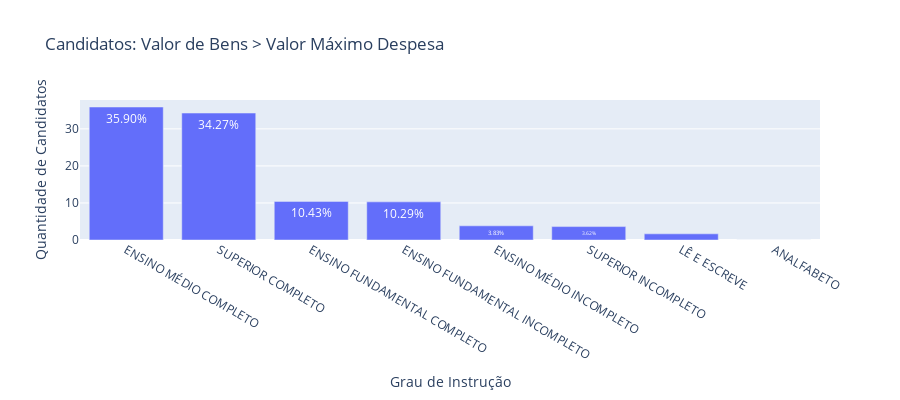

Notebook cell for this chart:
### Markdown cell above
#### Grau de Instrução

### Code cell
data = dados_agg[dados_agg['VR_DESPESA_MAX_CAMPANHA']<dados_agg['TOTAL_BENS']]['DS_GRAU_INSTRUCAO'].value_counts(normalize=True).reset_index()

data['proportion'] = data['proportion']*100

fig = px.bar(
    data, 
    x='DS_GRAU_INSTRUCAO',  # Eixo X
    y='proportion',  # Eixo Y
    title='Candidatos: Valor de Bens > Valor Máximo Despesa'  # Título do gráfico
)

# Atualizar os títulos dos eixos
fig.update_layout(
    xaxis_title="Grau de Instrução",  # Título do eixo X
    yaxis_title="Quantidade de Candidatos",  # Título do eixo Y
    width=900, 
    height=400
)

# Mostrar os valores nas barras
fig.update_traces(texttemplate='%{y:.2f}%', textposition='inside')

fig.show()

### Figure 1 — Plotly figure (JSON) as saved in the notebook; plotly's stock layout.template omitted (floating-point values rounded to 4 significant figures)
{"data": [{"alignmentgroup": "True", "hovertemplate": "DS_GRAU_INSTRUCAO=%{x}<br>proportion=%{y}<extra></extra>", "legendgroup": "", "marker": {"color": "#636efa", "pattern": {"shape": ""}}, "name": "", "offsetgroup": "", "orientation": "v", "showlegend": false, "textposition": "inside", "texttemplate": "%{y:.2f}%", "type": "bar", "x": ["ENSINO MÉDIO COMPLETO", "SUPERIOR COMPLETO", "ENSINO FUNDAMENTAL COMPLETO", "ENSINO FUNDAMENTAL INCOMPLETO", "ENSINO MÉDIO INCOMPLETO", "SUPERIOR INCOMPLETO", "LÊ E ESCREVE", "ANALFABETO"], "xaxis": "x", "y": [35.9, 34.27, 10.43, 10.29, 3.827, 3.622, 1.664, 0.001446], "yaxis": "y"}], "layout": {"barmode": "relative", "height": 400, "legend": {"tracegroupgap": 0}, "title": {"text": "Candidatos: Valor de Bens > Valor Máximo Despesa"}, "width": 900, "xaxis": {"anchor": "y", "domain": [0, 1], "title": {"text": "Grau de Instrução"}}, "yaxis": {"anchor": "x", "domain": [0, 1], "title": {"text": "Quantidade de Candidatos"}}}}
